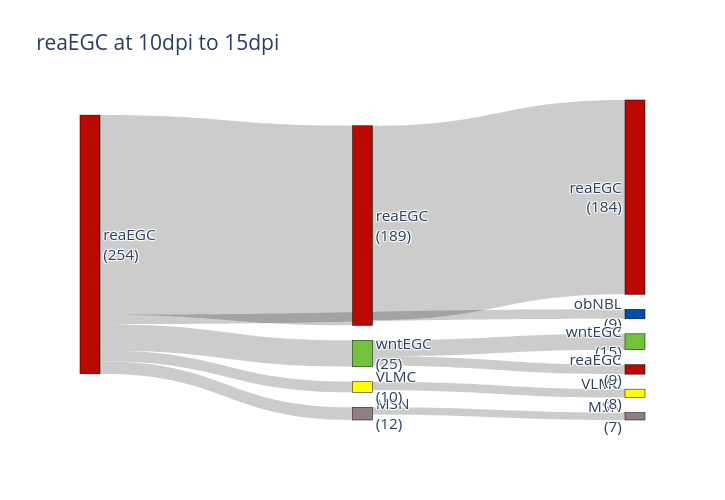

Source (notebook cell):
### Code cell
# wntEGC at 5DPI to 10DPI
common_initial_time_point=0
init_cell_wnt_5DPI =data_train_rea[train_time[0]]
init_cell_type = 'reaEGC'
init_time =2 - common_initial_time_point
end_time = 3 - common_initial_time_point
_, _, all_cell_type, all_cell_id, all_time_point = evolution_forward(init_cell_wnt_5DPI, model,spatial_model,growth_model, init_time, end_time, init_cell_type,delta_t = 0.5,cnf_generator=cnf_generator)
#init_time = 1 - common_initial_time_point
#end_time = 2 - common_initial_time_point
#_, _, all_cell_type, all_cell_id, all_time_point = evolution_forward(init_cell_wnt_5DPI, model,spatial_model,growth_model, init_time, end_time, delta_t = 0.2)



time_points = [2,  2.5, 3.0]
# time_points = [5, 7.5, 10]
time_points = [cur_time - common_initial_time_point for cur_time in time_points]
transition_tree_wnt_5DPI = build_transition_tree(all_cell_id, all_cell_type, all_time_point, time_points)
plot_sankey_from_tree(transition_tree_wnt_5DPI, cell_type_color_map, threshold=5, title='reaEGC at 10dpi to 15dpi', 
                      font_size=15.3, width = 725, height=500, scale=5, save_path="/home/lenovo/jora/data/results_final_struct/reaEGC at 10dpi to 15dp2.pdf")

### Figure 1 — Plotly figure (JSON) as saved in the notebook; plotly's stock layout.template omitted (floating-point values rounded to 4 significant figures)
{"data": [{"link": {"source": [0, 1, 0, 3, 0, 5, 0, 0, 8, 8], "target": [1, 2, 3, 4, 5, 6, 7, 8, 9, 10], "value": [189, 184, 12, 7, 10, 8, 9, 25, 15, 9]}, "node": {"color": ["#BA0900", "#BA0900", "#BA0900", "#927d85", "#927d85", "#FFFF00", "#FFFF00", "#004EB0", "#71c33a", "#71c33a", "#BA0900"], "label": ["reaEGC<br>(254)", "reaEGC<br>(189)", "reaEGC<br>(184)", "MSN<br>(12)", "MSN<br>(7)", "VLMC<br>(10)", "VLMC<br>(8)", "obNBL<br>(9)", "wntEGC<br>(25)", "wntEGC<br>(15)", "reaEGC<br>(9)"], "line": {"color": "black", "width": 0.5}, "pad": 15, "thickness": 20}, "type": "sankey"}], "layout": {"font": {"size": 15.3}, "height": 500, "title": {"text": "reaEGC at 10dpi to 15dpi"}, "width": 725}}
